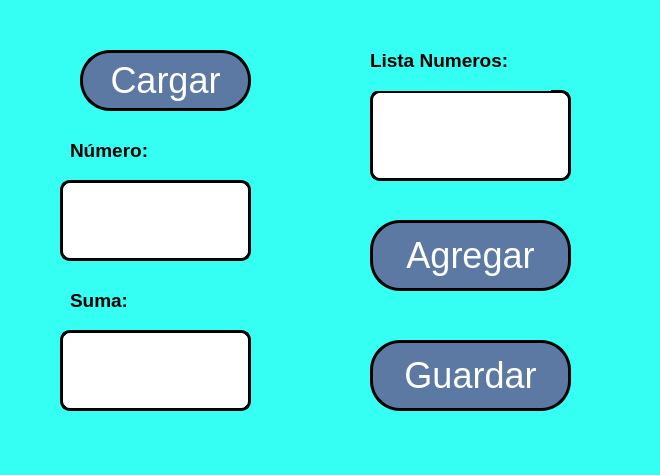
<?xml version="1.0" encoding="UTF-8"?>
<ui version="4.0">
 <class>MainWindow</class>
 <widget class="QMainWindow" name="MainWindow">
  <property name="geometry">
   <rect>
    <x>0</x>
    <y>0</y>
    <width>660</width>
    <height>475</height>
   </rect>
  </property>
  <property name="font">
   <font>
    <pointsize>22</pointsize>
    <weight>75</weight>
    <bold>true</bold>
   </font>
  </property>
  <property name="windowTitle">
   <string>MainWindow</string>
  </property>
  <property name="styleSheet">
   <string notr="true">background: rgb(53, 255, 242)</string>
  </property>
  <widget class="QWidget" name="centralwidget">
   <widget class="QPushButton" name="btn_agregar">
    <property name="geometry">
     <rect>
      <x>370</x>
      <y>220</y>
      <width>201</width>
      <height>71</height>
     </rect>
    </property>
    <property name="font">
     <font>
      <pointsize>27</pointsize>
     </font>
    </property>
    <property name="styleSheet">
     <string notr="true">background-color: rgb(91,121,163);
color: rgb(255, 255, 255);
border-radius: 30px;
border: 3px solid black</string>
    </property>
    <property name="text">
     <string>Agregar</string>
    </property>
   </widget>
   <widget class="QLabel" name="label">
    <property name="geometry">
     <rect>
      <x>70</x>
      <y>120</y>
      <width>161</width>
      <height>61</height>
     </rect>
    </property>
    <property name="font">
     <font>
      <pointsize>14</pointsize>
     </font>
    </property>
    <property name="text">
     <string>&lt;html&gt;&lt;head/&gt;&lt;body&gt;&lt;p&gt;&lt;span style=&quot; font-weight:600;&quot;&gt;Número:&lt;/span&gt;&lt;/p&gt;&lt;/body&gt;&lt;/html&gt;</string>
    </property>
   </widget>
   <widget class="QLineEdit" name="txt_numero">
    <property name="geometry">
     <rect>
      <x>60</x>
      <y>180</y>
      <width>191</width>
      <height>81</height>
     </rect>
    </property>
    <property name="font">
     <font>
      <pointsize>26</pointsize>
     </font>
    </property>
    <property name="styleSheet">
     <string notr="true">background-color: rgb(255, 255, 255);
border-radius: 10px;
border: 3px solid black</string>
    </property>
    <property name="text">
     <string/>
    </property>
    <property name="alignment">
     <set>Qt::AlignCenter</set>
    </property>
   </widget>
   <widget class="QLabel" name="label_2">
    <property name="geometry">
     <rect>
      <x>70</x>
      <y>270</y>
      <width>181</width>
      <height>61</height>
     </rect>
    </property>
    <property name="text">
     <string>&lt;html&gt;&lt;head/&gt;&lt;body&gt;&lt;p&gt;&lt;span style=&quot; font-size:14pt; font-weight:600;&quot;&gt;Suma:&lt;/span&gt;&lt;/p&gt;&lt;/body&gt;&lt;/html&gt;</string>
    </property>
   </widget>
   <widget class="QLineEdit" name="txt_suma">
    <property name="geometry">
     <rect>
      <x>60</x>
      <y>330</y>
      <width>191</width>
      <height>81</height>
     </rect>
    </property>
    <property name="font">
     <font>
      <pointsize>26</pointsize>
     </font>
    </property>
    <property name="styleSheet">
     <string notr="true">background-color: rgb(255, 255, 255);
border-radius: 10px;
border: 3px solid black</string>
    </property>
    <property name="text">
     <string/>
    </property>
    <property name="alignment">
     <set>Qt::AlignCenter</set>
    </property>
   </widget>
   <widget class="QPushButton" name="btn_guardar">
    <property name="geometry">
     <rect>
      <x>370</x>
      <y>340</y>
      <width>201</width>
      <height>71</height>
     </rect>
    </property>
    <property name="font">
     <font>
      <pointsize>27</pointsize>
     </font>
    </property>
    <property name="styleSheet">
     <string notr="true">background-color: rgb(91,121,163);
color: rgb(255, 255, 255);
border-radius: 30px;
border: 3px solid black</string>
    </property>
    <property name="text">
     <string>Guardar</string>
    </property>
   </widget>
   <widget class="QPushButton" name="btn_cargar">
    <property name="geometry">
     <rect>
      <x>80</x>
      <y>50</y>
      <width>171</width>
      <height>61</height>
     </rect>
    </property>
    <property name="font">
     <font>
      <pointsize>27</pointsize>
     </font>
    </property>
    <property name="styleSheet">
     <string notr="true">background-color: rgb(91,121,163);
color: rgb(255, 255, 255);
border-radius: 30px;
border: 3px solid black</string>
    </property>
    <property name="text">
     <string>Cargar</string>
    </property>
   </widget>
   <widget class="QLineEdit" name="txt_lista_numeros">
    <property name="geometry">
     <rect>
      <x>370</x>
      <y>90</y>
      <width>201</width>
      <height>91</height>
     </rect>
    </property>
    <property name="font">
     <font>
      <pointsize>18</pointsize>
     </font>
    </property>
    <property name="styleSheet">
     <string notr="true">background-color: rgb(255, 255, 255);
border-radius: 10px;
border: 3px solid black</string>
    </property>
    <property name="text">
     <string/>
    </property>
    <property name="alignment">
     <set>Qt::AlignCenter</set>
    </property>
   </widget>
   <widget class="QLabel" name="label_3">
    <property name="geometry">
     <rect>
      <x>370</x>
      <y>30</y>
      <width>181</width>
      <height>61</height>
     </rect>
    </property>
    <property name="font">
     <font>
      <pointsize>14</pointsize>
     </font>
    </property>
    <property name="text">
     <string>&lt;html&gt;&lt;head/&gt;&lt;body&gt;&lt;p&gt;&lt;span style=&quot; font-weight:600;&quot;&gt;Lista Numeros:&lt;/span&gt;&lt;/p&gt;&lt;/body&gt;&lt;/html&gt;</string>
    </property>
   </widget>
  </widget>
  <widget class="QMenuBar" name="menubar">
   <property name="geometry">
    <rect>
     <x>0</x>
     <y>0</y>
     <width>660</width>
     <height>26</height>
    </rect>
   </property>
  </widget>
  <widget class="QStatusBar" name="statusbar"/>
 </widget>
 <resources/>
 <connections/>
</ui>
